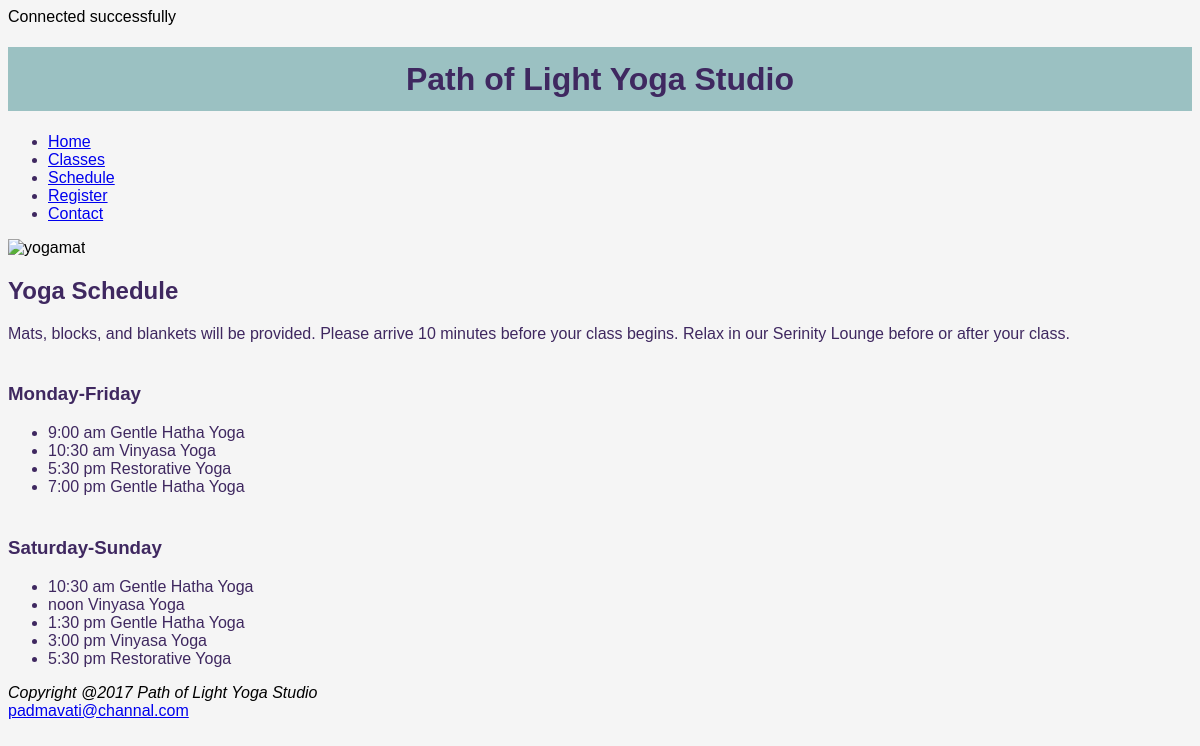
Screenshot of /Schedule.php with the database file from the repository.
### tables this page shows
CREATE TABLE `Days` (
  `DaysId` int(100) NOT NULL,
  `DaysName` varchar(1000) NOT NULL
);

CREATE TABLE `Time` (
  `TimeId` int(11) NOT NULL,
  `TimeName` varchar(100) NOT NULL
);

CREATE TABLE `Class` (
  `ClassId` int(100) NOT NULL,
  `Classname` varchar(100) NOT NULL,
  `Description` varchar(1000) NOT NULL
);

### Schedule.php (the view, shortened to what this page needs)
<!doctype html>
<html lang="en-US">
<head>
    <link rel="stylesheet" type="text/css" href="yoga.css">
</head>
<div class= "wrapper">
<body>
  <?php
$servername = "localhost";
$username = "root";
$password = "";
$database = "Yoga";
$conn = new mysqli($servername, $username, $password, $database);
echo "Connected successfully";
?>
  <div class = "header">
      <h1> Path of Light Yoga Studio </h1>
  </div>
            <div class = "menu col-2">
          <ul>
            <li>
              <a href="http://localhost:1234/Channal_PathOfLight/Index.php">Home</a>
            </li>
            <li>
              <a href="http://localhost:1234/Channal_PathOfLight/Classes.php"> Classes</a>
            </li>
            <li>
              <a href="http://localhost:1234/Channal_PathOfLight/Schedule.php">Schedule</a>
            </li>
            <li>
              <a href="http://localhost:1234/Channal_PathOfLight/Register.php">Register</a>
            </li>
            <li>
              <a href="http://localhost:1234/Channal_PathOfLight/Contact.php" >Contact</a>
            </li>
          </ul>
        </div>
  <div class = "col-10">
     <img src="yogalounge.jpg" alt="yogamat" style="width: 70%;height:38%;">
  <h2>Yoga Schedule</h2>
  <p>
  Mats, blocks, and blankets will be provided. Please arrive 10 minutes before your class begins. Relax in our Serinity Lounge before or after your class.</p>
  <h3>
     <?php
      $sql = "SELECT Daysname FROM Days where DaysId = 1";
      $result = $conn->query($sql);
      if ($result->num_rows > 0) {
          while($row = $result->fetch_assoc()) {
          echo "<br>". $row["Daysname"]."<br>";
          }
      }
      else {
        echo "0 results";
      }
      ?>
  </h3>
    <ul>
        <?php
      $sql = "SELECT TimeName from time tn, schedule sc where  sc.ScheduleId =1  AND sc.TimeId =tn.TimeId";
      $result = $conn->query($sql);
      if ($result->num_rows > 0) {
          while($row = $result->fetch_assoc()) {
           echo "<li>". $row["TimeName"]."<nbsp>";
          }
      }
      else {
        echo "0 results";
      }
      ?>
      <?php
      $sql = "SELECT ClassName from Class cn, schedule sc where  sc.ScheduleId =1  AND sc.ClassId =cn.ClassId";
      $result = $conn->query($sql);
      if ($result->num_rows > 0) {
          while($row = $result->fetch_assoc()) {
           echo "<nbsp>". $row["ClassName"]."<br>";
          }
      }
      else {
        echo "0 results";
      }
      ?>
        <?php
      $sql = "SELECT TimeName from time tn, schedule sc where  sc.ScheduleId =2  AND sc.TimeId =tn.TimeId";
      $result = $conn->query($sql);
      if ($result->num_rows > 0) {
          while($row = $result->fetch_assoc()) {
           echo "<li>". $row["TimeName"]."<nbsp>";
          }
      }
      else {
        echo "0 results";
      }
      ?>
      <?php
      $sql = "SELECT ClassName from Class cn, schedule sc where  sc.ScheduleId =2  AND sc.ClassId =cn.ClassId";
      $result = $conn->query($sql);
      if ($result->num_rows > 0) {
          while($row = $result->fetch_assoc()) {
           echo "<nbsp>". $row["ClassName"]."<br>";
          }
      }
      else {
        echo "0 results";
      }
      ?>
        <?php
      $sql = "SELECT TimeName from time tn, schedule sc where  sc.ScheduleId =3  AND sc.TimeId =tn.TimeId";
      $result = $conn->query($sql);
      if ($result->num_rows > 0) {
          while($row = $result->fetch_assoc()) {
           echo "<li>". $row["TimeName"]."<nbsp>";
          }
      }
      else {
        echo "0 results";
      }
      ?>
      <?php
      $sql = "SELECT ClassName from Class cn, schedule sc where  sc.ScheduleId =3  AND sc.ClassId =cn.ClassId";
      $result = $conn->query($sql);
      if ($result->num_rows > 0) {
          while($row = $result->fetch_assoc()) {
           echo "<nbsp>". $row["ClassName"]."<br>";
          }
      }
      else {
        echo "0 results";
      }
      ?>
        <?php
      $sql = "SELECT TimeName from time tn, schedule sc where  sc.ScheduleId =4  AND sc.TimeId =tn.TimeId";
      $result = $conn->query($sql);
      if ($result->num_rows > 0) {
          while($row = $result->fetch_assoc()) {
           echo "<li>". $row["TimeName"]."<nbsp>";
          }
      }
      else {
        echo "0 results";
      }
      ?>
      <?php
      $sql = "SELECT ClassName from Class cn, schedule sc where  sc.ScheduleId =4  AND sc.ClassId =cn.ClassId";
      $result = $conn->query($sql);
      if ($result->num_rows > 0) {
          while($row = $result->fetch_assoc()) {
           echo "<nbsp>". $row["ClassName"]."<br>";
          }
      }
      else {
        echo "0 results";
      }
      ?>
    </ul>
   <h3>
    <?php
      $sql = "SELECT Daysname FROM Days where DaysId = 2";
      $result = $conn->query($sql);
      if ($result->num_rows > 0) {
          while($row = $result->fetch_assoc()) {
          echo "<br>". $row["Daysname"]."<br>";
          }
      }
      else {
        echo "0 results";
      }
      ?>
   </h3>
    <ul class = "scheduleFoot">
        <?php
      $sql = "SELECT TimeName from time tn, schedule sc where  sc.ScheduleId =5  AND sc.TimeId =tn.TimeId";
      $result = $conn->query($sql);
      if ($result->num_rows > 0) {
          while($row = $result->fetch_assoc()) {
           echo "<li>". $row["TimeName"]."<nbsp>";
          }
      }
      else {
        echo "0 results";
      }
      ?>
      <?php
      $sql = "SELECT ClassName from Class cn, schedule sc where  sc.ScheduleId =5  AND sc.ClassId =cn.ClassId";
      $result = $conn->query($sql);
      if ($result->num_rows > 0) {
          while($row = $result->fetch_assoc()) {
           echo "<nbsp>". $row["ClassName"]."<br>";
          }
      }
      else {
        echo "0 results";
      }
      ?>
       <?php
      $sql = "SELECT TimeName from time tn, schedule sc where  sc.ScheduleId =6  AND sc.TimeId =tn.TimeId";
      $result = $conn->query($sql);
      if ($result->num_rows > 0) {
          while($row = $result->fetch_assoc()) {
           echo "<li>". $row["TimeName"]."<nbsp>";
          }
      }
      else {
        echo "0 results";
      }
      ?>
      <?php
      $sql = "SELECT ClassName from Class cn, schedule sc where  sc.ScheduleId =6  AND sc.ClassId =cn.ClassId";
      $result = $conn->query($sql);
      if ($result->num_rows > 0) {
          while($row = $result->fetch_assoc()) {
           echo "<nbsp>". $row["ClassName"]."<br>";
          }
      }
      else {
        echo "0 results";
      }
      ?>
        <?php
      $sql = "SELECT TimeName from time tn, schedule sc where  sc.ScheduleId =7  AND sc.TimeId =tn.TimeId";
      $result = $conn->query($sql);
      if ($result->num_rows > 0) {
          while($row = $result->fetch_assoc()) {
           echo "<li>". $row["TimeName"]."<nbsp>";
          }
      }
      else {
        echo "0 results";
      }
      ?>
      <?php
      $sql = "SELECT ClassName from Class cn, schedule sc where  sc.ScheduleId =7  AND sc.ClassId =cn.ClassId";
      $result = $conn->query($sql);
      if ($result->num_rows > 0) {
          while($row = $result->fetch_assoc()) {
           echo "<nbsp>". $row["ClassName"]."<br>";
          }
      }
      else {
        echo "0 results";
      }
      ?>
        <?php
      $sql = "SELECT TimeName from time tn, schedule sc where  sc.ScheduleId =8  AND sc.TimeId =tn.TimeId";
      $result = $conn->query($sql);
      if ($result->num_rows > 0) {
          while($row = $result->fetch_assoc()) {
           echo "<li>". $row["TimeName"]."<nbsp>";
          }
      }
      else {
        echo "0 results";
      }
      ?>
      <?php
      $sql = "SELECT ClassName from Class cn, schedule sc where  sc.ScheduleId =8  AND sc.ClassId =cn.ClassId";
      $result = $conn->query($sql);
      if ($result->num_rows > 0) {
          while($row = $result->fetch_assoc()) {
           echo "<nbsp>". $row["ClassName"]."<br>";
          }
      }
      else {
        echo "0 results";
      }
      ?>
        <?php
      $sql = "SELECT TimeName from time tn, schedule sc where  sc.ScheduleId =9  AND sc.TimeId =tn.TimeId";
      $result = $conn->query($sql);
      if ($result->num_rows > 0) {
          while($row = $result->fetch_assoc()) {
           echo "<li>". $row["TimeName"]."<nbsp>";
          }
      }
      else {
        echo "0 results";
      }
      ?>
      <?php
      $sql = "SELECT ClassName from Class cn, schedule sc where  sc.ScheduleId =9  AND sc.ClassId =cn.ClassId";
      $result = $conn->query($sql);
      if ($result->num_rows > 0) {
          while($row = $result->fetch_assoc()) {
           echo "<nbsp>". $row["ClassName"]."<br>";
          }
      }
      else {
        echo "0 results";
      }
      ?>
    </ul>
   </div>
     <div class = "col-12 footer">
          <i>Copyright @2017 Path of Light Yoga Studio</i>
          <a href="mailto:padmavati@channal.com"> padmavati@channal.com </a>
    </div>
</body>
</div>
</html>

### yoga.css (style rules this page uses)
body { background-color: #F5F5F5; font-family:Verdana,Arial,"sans-serif"; }
h1 { background-color: #9BC1C2; line-height: 200%; text-align: center; }
h1,h2,nav,h3,pre,p,ul,address,footer,#NoUnderlineLink { color:#3F2860; font-style: normal; text-decoration: none; }

### rows the page displays
days: DaysName "Monday-Friday"
time: TimeName "9:00 am"
class: Classname "Gentle Hatha Yoga"
time: TimeName "10:30 am"
class: Classname "Vinyasa Yoga"
time: TimeName "5:30 pm"
class: Classname "Restorative Yoga"
time: TimeName "7:00 pm"
days: DaysName "Saturday-Sunday"
time: TimeName "noon"
time: TimeName "1:30 pm"
time: TimeName "3:00 pm"
